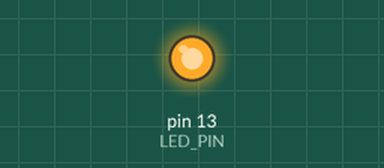
This sketch was run on a simulated Arduino Uno, built with avr-gcc and run on an emulated ATmega328P. Parts: output pins drawn as LEDs (lit = HIGH).

Above: at 1.0 s.
At 5.5 s:
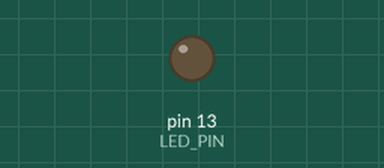
Timing chart, 0 to 6.9 s (numbered marks = the images above):
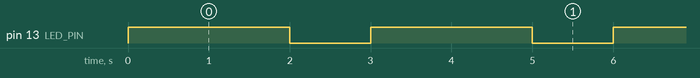

The sketch:

01-blink.ino
```cpp
/*
 * =======================================
 * === Built-in LEDs in Arduino boards ===
 * =======================================
 * Nano/Leonardo/Xiao SAMD21/Mini Mega - 13 (LED_BUILTIN)
 * Micro/Pro Micro - 17 (LED_BUILTIN_RX), 30 (LED_BUILTIN_TX)
 */
#define LED_PIN 13

void setup()
{
	pinMode(LED_PIN, OUTPUT);
	digitalWrite(LED_PIN, LOW);
}

void loop()
{
	digitalWrite(LED_PIN, HIGH);
	delay(2000);

	digitalWrite(LED_PIN, LOW);
	delay(1000);
}
```

Measured:
- by itself, pin 13 (LED_PIN): alternates HIGH for 2.0 s and LOW for 1.0 s
